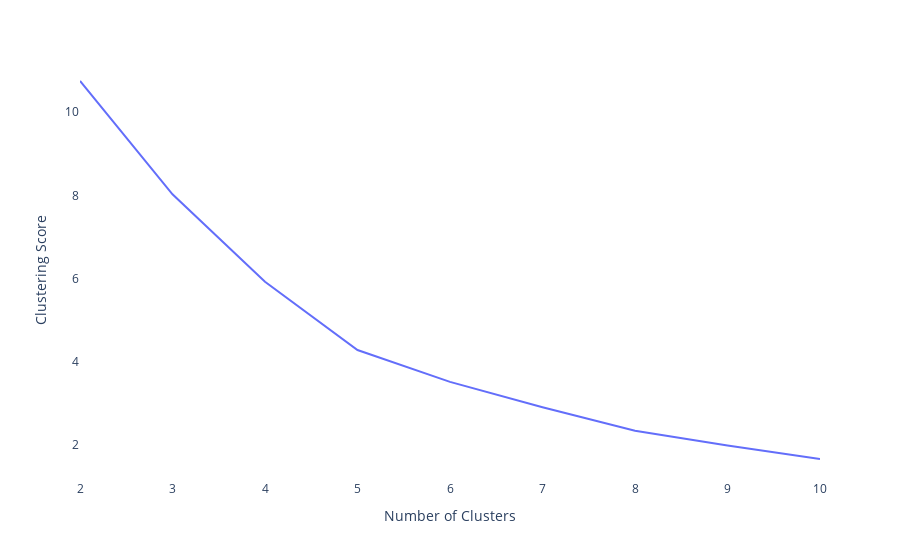

Here is the notebook cell this chart was saved with:
### Code cell
fig = px.line(x= range(2,11), y=km_scores)
fig.update_layout({'plot_bgcolor': 'rgba(0, 0, 0, 0)',
                   'paper_bgcolor': 'rgba(0, 0, 0, 0)'
                  })
fig.update_xaxes(title = 'Number of Clusters')
fig.update_yaxes(title = 'Clustering Score')
fig.show()

### Figure 1 — Plotly figure (JSON) as saved in the notebook; plotly's stock layout.template omitted (floating-point values rounded to 4 significant figures)
{"data": [{"hovertemplate": "x=%{x}<br>y=%{y}<extra></extra>", "legendgroup": "", "line": {"color": "#636efa", "dash": "solid"}, "marker": {"symbol": "circle"}, "mode": "lines", "name": "", "orientation": "v", "showlegend": false, "type": "scatter", "x": [2, 3, 4, 5, 6, 7, 8, 9, 10], "xaxis": "x", "y": [10.75, 8.028, 5.926, 4.287, 3.522, 2.913, 2.35, 1.994, 1.67], "yaxis": "y"}], "layout": {"legend": {"tracegroupgap": 0}, "margin": {"t": 60}, "paper_bgcolor": "rgba(0, 0, 0, 0)", "plot_bgcolor": "rgba(0, 0, 0, 0)", "xaxis": {"anchor": "y", "domain": [0, 1], "title": {"text": "Number of Clusters"}}, "yaxis": {"anchor": "x", "domain": [0, 1], "title": {"text": "Clustering Score"}}}}
